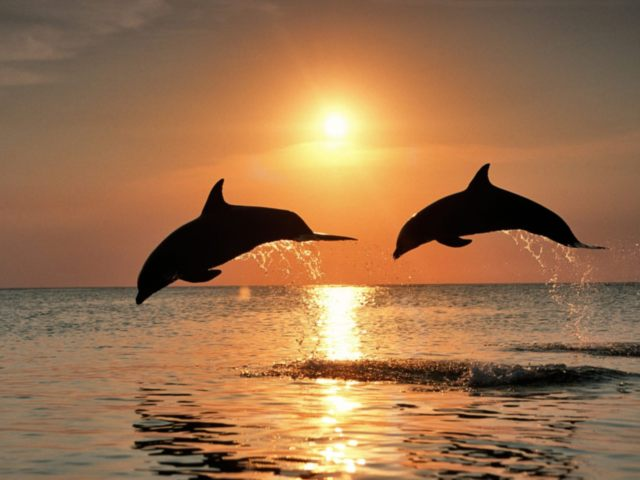
#> input picture dolphins.jpg, 640 x 480 px
$ python image_translation.py
#> lines starting #> are read from the running program, lines starting #| are printed output that depends on the picture
import sys
from skimage import data, filter, transform, io
import matplotlib.pyplot as plt
import math
import numpy as np


image = io.imread('dolphins.jpg')
#> image is the input picture: shape (480, 640, 3); mean R, G, B 155.4, 113.2, 76.6
height, width, depth = image.shape
#> height = 480; width = 640; depth = 3

tform = transform.AffineTransform(translation=(-width/4,-height/4))
res1 = transform.warp(image, tform)
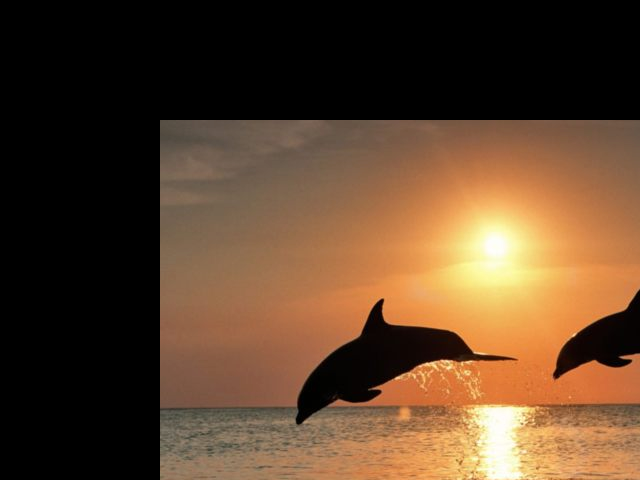
#> res1: shape (480, 640, 3) float64; mean R, G, B 0.365, 0.26, 0.171

tform = transform.AffineTransform(translation=(-width/2, 0))
res2 = transform.warp(image, tform)
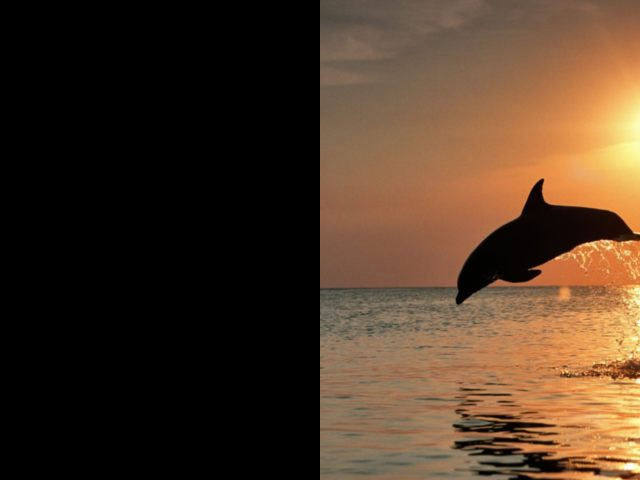
#> res2: shape (480, 640, 3) float64; mean R, G, B 0.299, 0.216, 0.147

fig, (ax0, ax1, ax2) = plt.subplots(ncols=3, figsize=(8, 4))
ax0.imshow(image, cmap=plt.cm.gray)
ax0.set_title('input')

ax1.imshow(res1, cmap=plt.cm.gray)
ax1.set_title(r'dx=w/4,dy=w/4')

ax2.imshow(res2, cmap=plt.cm.gray)
ax2.set_title(r'dx=w/2,dy=0')

plt.tight_layout()
plt.savefig('%s.png' % __file__)
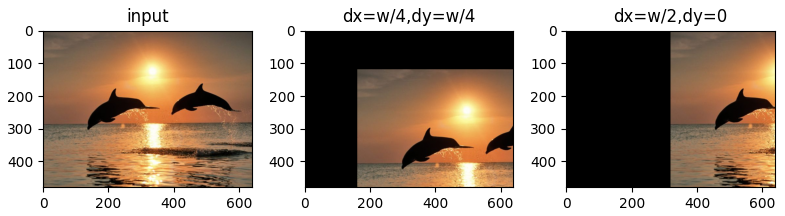
#> figure drawn by matplotlib, 3 panels
#plt.show()
